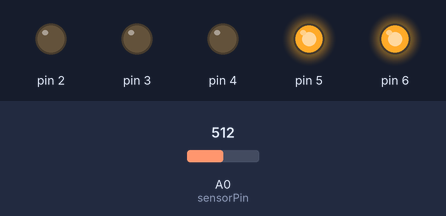
Bench run of a sketch on a simulated Arduino Uno, built with avr-gcc and run on an emulated ATmega328P. Shown: output pins drawn as LEDs (lit = HIGH). The inputs (shaded band) are chosen by the test bench; at power-on: A0 (sensorPin) = 512. What the sketch prints to the serial monitor is not drawn.

Above: at 1.2 s.
1.3 s: A0 (sensorPin) set to 595
2.8 s: A0 (sensorPin) set to 621
At 4.0 s:
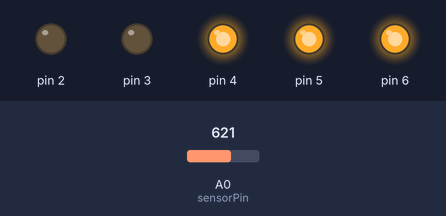
4.3 s: A0 (sensorPin) set to 808
5.8 s: A0 (sensorPin) set to 837
At 6.5 s:
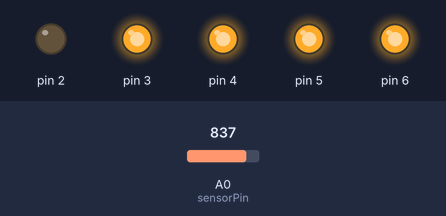
7.3 s: A0 (sensorPin) set to 1011
8.8 s: A0 (sensorPin) set to 1023
At 10.0 s:
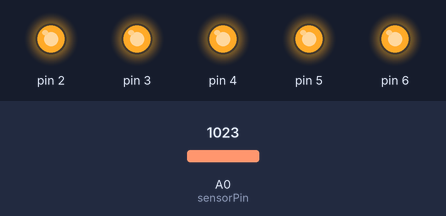
Timing chart, 0 to 11.3 s (numbered marks = the images above; inputs shaded):
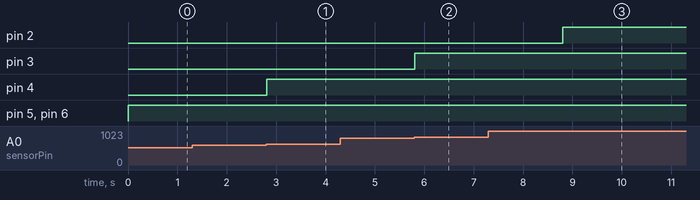

Measured:
- the behaviour switches between 613 and 614 on A0 (sensorPin) (found by bisection; images 0 and 1)
- the behaviour switches between 818 and 819 on A0 (sensorPin) (found by bisection; images 1 and 2)
- the behaviour switches between 1022 and 1023 on A0 (sensorPin) (found by bisection; images 2 and 3)
- after the input at 2.8 s, pin 4: LOW → HIGH at once
- after the input at 5.8 s, pin 3: LOW → HIGH at once
- after the input at 8.8 s, pin 2: LOW → HIGH at once

The sketch:

volume_div_indicator.ino
```cpp
int sensorPin = A0;
int sensorValue = 0;

void setup() {
  Serial.begin(9600);
  pinMode(sensorPin, INPUT);
  pinMode(2, OUTPUT);
  pinMode(3, OUTPUT);
  pinMode(4, OUTPUT);
  pinMode(5, OUTPUT);
  pinMode(6, OUTPUT);

}

void loop() {
  sensorValue = map(analogRead(sensorPin),0,1023,0,20);
  Serial.println(sensorValue);

  digitalWrite(6, sensorValue > 3 ? HIGH : LOW);
  digitalWrite(5, sensorValue > 7 ? HIGH : LOW);
  digitalWrite(4, sensorValue > 11 ? HIGH : LOW);
  digitalWrite(3, sensorValue > 15 ? HIGH : LOW);
  digitalWrite(2, sensorValue > 19 ? HIGH : LOW);


}
```
